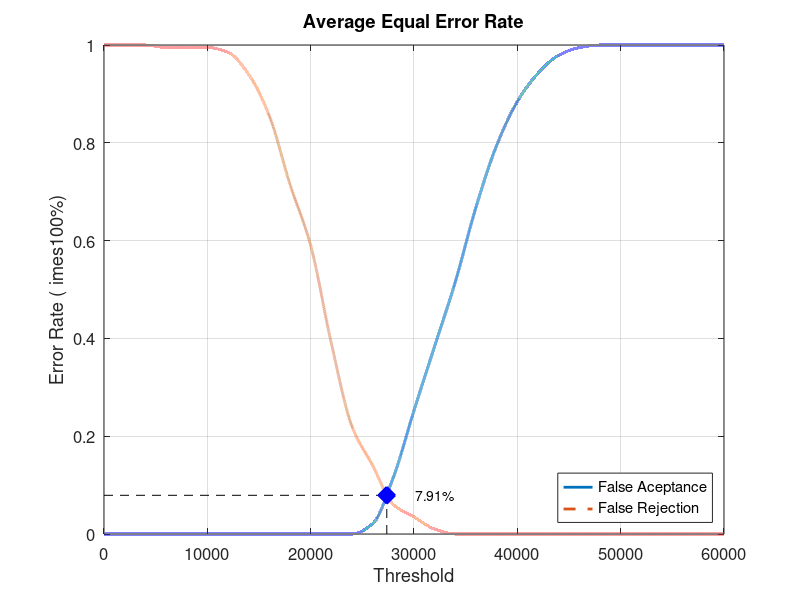
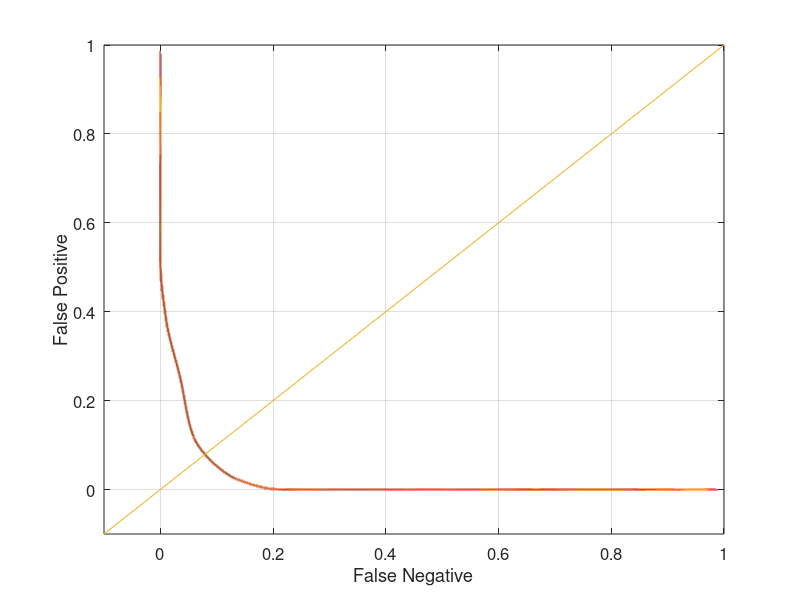

MATLAB code for these plots, in order:
close all;
clear;
clc;
x = 0:2000:60000;
xq = 0:0.5:60000;

y0 = [0 0 0 0 0 0 0 0 0 0 0 0 0 0.0210526 0.115789 0.252632 0.384211 0.515789 0.668421 0.794737 0.884211 0.942105 0.978947 0.994737 1 1 1 1 1 1 1]
yy0 = interp1(x, y0, xq, 'pchip');
y1 = [1 1 1 0.995 0.995 0.995 0.985 0.94 0.855 0.715 0.59 0.39 0.22 0.14 0.06 0.035 0.01 0 0 0 0 0 0 0 0 0 0 0 0 0 0]
yy1 = interp1(x, y1, xq, 'pchip');

% Calculating EER: 
y2 = abs(y0 - y1);
find(y2 == min(y2))
yy2 = abs(yy0 - yy1);
xEER = find(yy2 == min(yy2));
xEERIndex = xq(xEER) % X-axis EER
yEER = yy0(xEER) % Y-axis EER

main = figure
plot(xq, yy0,'-','LineWidth', 2);	hold on
plot(xq, yy1,'--','LineWidth', 2);	hold on
plot([xEERIndex xEERIndex], [0 yEER], 'k--');	hold on
plot([0 xEERIndex], [yEER yEER], 'k--');	hold on
plot(xEERIndex, yEER, 'bx', 'LineWidth', 10);	hold on
text(xEERIndex + 10 * xEERIndex / 100, yEER, [num2str(round((10000 * yEER)) / 100) '%'])
legend('False Aceptance', 'False Rejection', 'Location', 'SouthEast')
xlabel('Threshold')
ylabel('Error Rate (	imes100%)')
title('Average Equal Error Rate')
set(gca, 'FontSize', 12)
axis([0 60000 0 1])
grid on

print(main, 'Database5_2Main', '-dpng');
FNRxFPR = figure('Color', [1 1 1]);
plot(yy1, yy0, '-', yy1, yy0, 'LineWidth', 2);
hold on
y = -0.1:0.1:1
plot(y, y); 
set(gca, 'FontSize', 12)
xlabel('False Negative')
ylabel('False Positive')
axis([-0.1 1 -0.1 1])
set(gca, 'FontSize', 12)
grid on

print(FNRxFPR, 'Database5_2FNRxFPR','-dpng');
